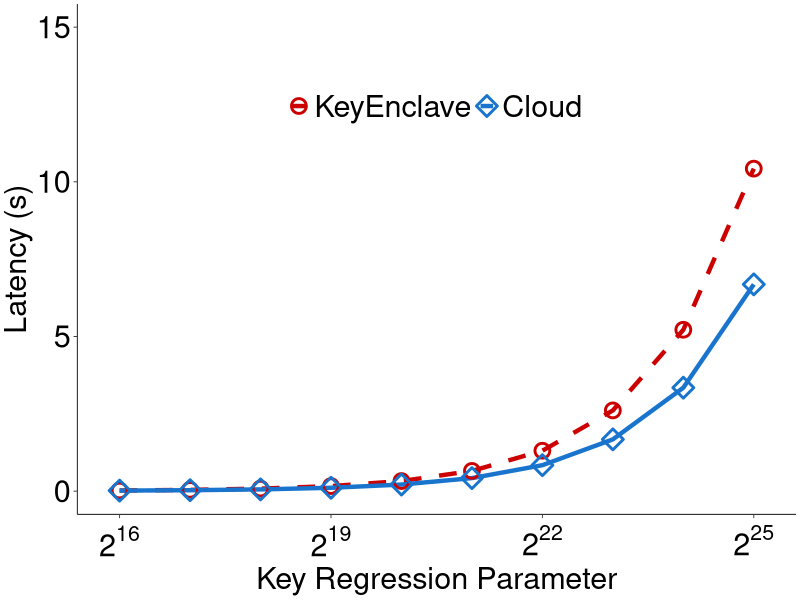

The R script that drew this image:
#! /usr/bin/env Rscript
require(grid)
require(ggplot2)
require(scales)

mywidth=5
myheight=2.5
my_color=c("red3", "dodgerblue3")
my_value=c(1,5,10,15)
abbrev_x <- c(expression(2^16),expression(2^19),expression(2^22),expression(2^25), expression(2^2),expression(2^6),expression(2^10),expression(2^12),expression(2^10),expression(2^12))

if(T){
    x1 <- read.table("expa5_keyRegression_data.txt",header=TRUE)
    cairo_pdf(file="../../expa5_keyRegression_time.pdf", width=mywidth, height=myheight)
    x1$type <- factor(x1$type, levels=c("Enclave","Server"), labels=c("KeyEnclave", "Cloud"))
    ggplot(data=x1, aes(x=as.factor(NSize), y=time, shape=type, linetype=type, colour=type, group=type)) +
    scale_shape_manual(values=c(my_value)) +
    scale_color_manual(values=c(my_color)) + 
    scale_linetype_manual(values=c(2, 1, 3, 5, 4, 6)) +              
    geom_line(size=1.5)  + 
    geom_point(size=4, stroke=1.5, fill="white") +
        coord_cartesian(ylim=c(0, 15)) +
    scale_y_continuous(breaks=seq(0, 15, 5), labels=format(seq(0, 15, 5), scientific=FALSE)) +
    scale_x_discrete(labels = abbrev_x, breaks=c("0", "3", "6", "9"))+
    # scale_x_continuous(breaks=seq(0, 9, 1), labels=format(seq(2^16,2^25,2), scientific=TRUE)) + 
    # scale_x_continuous(breaks=seq(0, 9, 2.5), labels=format(seq(abbrev_x), scientific=TRUE)) + 
    ylab("Latency (s)") +
    xlab("Key Regression Parameter") +
    theme_bw() +
    theme(
        panel.grid.major=element_blank(), 
        panel.grid.minor=element_blank(),
	    panel.background=element_blank(), 
	    # panel.border=element_rect(size=0.5),
	    panel.border = element_blank(),
	    axis.line=element_line(colour="black", size=0.3),
	    axis.ticks=element_line(size=0.3),
        axis.title.x=element_text(size=22),
        axis.text.x=element_text(margin=margin(5,0,0,0), angle=0, hjust=0.5, colour="black", size=22),
        axis.title.y=element_text(size=22,  hjust=0.5),
        axis.text.y=element_text(margin=margin(0, 2, 0, 0), colour="black",size=22),
        legend.title = element_blank(),
        legend.key.size=unit(0.3, "cm"),
        legend.text=element_text(size=22),
        legend.position=c(0.5,0.8),
        legend.direction="horizontal",
        legend.margin = margin(t = 0, unit='cm'),
        plot.margin=unit(c(0.1,0.1,0.1,0.1), "cm")
    )               
}
